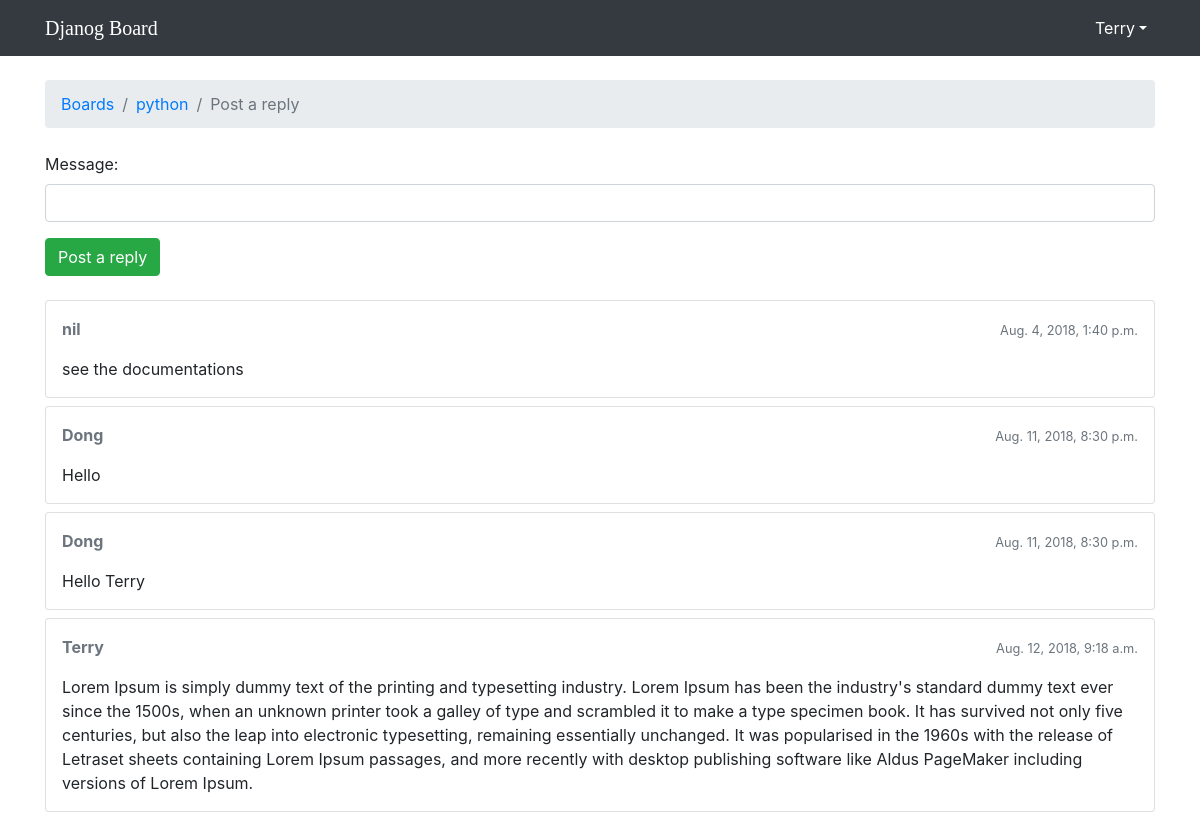
Screenshot of /boards/1/topics/1/reply/ (signed in) with the database file from the repository.
### djforum/models.py (models this page shows, shortened)
class Topic(models.Model):
	subject = models.CharField(max_length = 255)
	last_updated = models.DateTimeField(auto_now_add = True)
	board = models.ForeignKey(Board, on_delete = models.CASCADE, related_name = 'topics')
	starter = models.ForeignKey(User, on_delete = models.CASCADE, related_name = 'topics')
	views = models.PositiveIntegerField(default = 0)

class Board(models.Model):
	name = models.CharField(max_length = 255)
	description = models.CharField(max_length = 255)

class Post(models.Model):
	message = models.CharField(max_length = 4000)
	topic = models.ForeignKey(Topic, on_delete = models.CASCADE, related_name = 'posts')
	created_at = models.DateTimeField(auto_now_add = True, null = True)
	updated_at = models.DateTimeField(null = True)
	created_by = models.ForeignKey(User, on_delete = models.CASCADE, related_name = 'posts')
	updated_by = models.ForeignKey(User, on_delete = models.CASCADE, null = True, related_name = '+')

### djforum/views.py (the view)
# urls.py: path('boards/<int:pk>/topics/<int:topic_pk>/reply/', views.reply_topic, name = 'reply_topic'),
@login_required
def reply_topic(request, pk, topic_pk):
	topic = get_object_or_404(Topic, board__pk = pk, pk = topic_pk)
	if request.method == 'POST':
		form = PostForm(request.POST)
		if form.is_valid():
			post = form.save(commit = False)
			post.topic = topic
			post.created_by = request.user
			post.save()
			return redirect('topic_posts', pk = pk, topic_pk = topic_pk)
	else:
		form = PostForm()
	return render(request, 'reply_topic.html', {'topic': topic, 'form': form})

### djforum/forms.py
class PostForm(forms.ModelForm):
	class Meta:
		model = Post
		fields = ['message', ]

### djforum/templatetags/form_tags.py (called while the page is built)
@register.filter
def input_class(bound_field):
	css_class = ''
	if bound_field.form.is_bound:
		if bound_field.errors:
			css_class = 'is-invalid'
		elif field_type(bound_field) != 'PasswordInput':
			css_class = 'is-valid'
	return 'form-control {}'.format(css_class)

### templates/reply_topic.html (shortened to what this page needs)
{% extends 'base.html' %}
{% load static %}
{% block breadcrumb %}
	<li class="breadcrumb-item"><a href="{% url 'home' %}">Boards</a></li>
	<li class="breadcrumb-item"><a href="{% url 'board_topics' topic.board.pk %}">{{topic.board.name}}</a></li>
	<li class="breadcrumb-item active">Post a reply</li>
{% endblock breadcrumb %}
{% block content %}
	<form action="" method="post" class="mb-4">
		{% include 'includes/form.html' %}
		<button type="submit" class="btn btn-success">Post a reply</button>
	</form>
	{% for post in topic.posts.all %}
		<div class="card mb-2">
			<div class="card-body p-3">
				<div class="row mb-3">
					<div class="col-6">
						<strong class="text-muted">{{post.created_by.username}}</strong>
					</div>
					<div class="col-6 text-right">
						<small class="text-muted">{{post.created_at}}</small>
					</div>
				</div>
				{{post.message}}
			</div>
		</div>
	{% endfor %}
{% endblock content %}

### templates/base.html (shortened to what this page needs)
{% load static %}
<!DOCTYPE html>
<html lang="en">
<head>
	<link rel="stylesheet" href="{% static 'css/bootstrap.min.css' %}">
	<link rel="stylesheet" href="{% static 'css/apps.css' %}">
</head>
<body>
	{% block body %}
		<nav class="navbar navbar-expand-lg navbar-dark bg-dark">
			<div class="container">
			  <a class="navbar-brand" href="{% url 'home' %}">Djanog Board</a>
			  <div class="collapse navbar-collapse" id="navbarTogglerDemo02">
			    {% if user.is_authenticated %}
			    <ul class="navbar-nav ml-auto mt-2 mt-lg-0">
			      <li class="nav-item active">
			        <a class="nav-link dropdown-toggle" id="navbarDropdown" data-toggle="dropdown" aria-haspopup="true" aria-expanded="false" href="#">{{user.username}}</a>
			      </li>
			     </ul>
			     {% else %}
			     	<form action="" class="form-inline ml-auto">
			     		<a href="{% url 'login' %}" class="btn btn-outline-secondary">Log in</a>
			     		<a href="{% url 'signup' %}" class="btn btn-primary ml-2">SignUp</a>
			     	</form>
			     {% endif %}
			  </div>
			 </div>
		</nav>
		<div class="container">
			<ol class="breadcrumb my-4">
				{% block breadcrumb %}
				{% endblock breadcrumb %}
			</ol>
			{% block content %}
			{% endblock content %}
		</div>
	{% endblock body %}
</body>
</html>

### static/css/apps.css (style rules this page uses)
.navbar-brand { font-family: 'Peralta', cursive; }

### rows the page displays
Topic: board.name "python"
Post: created_by.username "nil", created_at "Aug. 4, 2018, 1:40 p.m.", message "see the documentations"
Post: created_by.username "Dong", created_at "Aug. 11, 2018, 8:30 p.m.", message "Hello"
Post: created_by.username "Dong", created_at "Aug. 11, 2018, 8:30 p.m.", message "Hello Terry"
Post: created_by.username "Terry", created_at "Aug. 12, 2018, 9:18 a.m.", message "Lorem Ipsum is simply dummy text of the printing and typesetting industry. Lorem Ipsum has been the industry's standard dummy text ever since the 1500s, when an unknown printer took a galley of type and scrambled it to make a type specimen book. It has survived not only five centuries, but also the leap into electronic typesetting, remaining essentially unchanged. It was popularised in the 1960s with the release of Letraset sheets containing Lorem Ipsum passages, and more recently with desktop publishing software like Aldus PageMaker including versions of Lorem Ipsum."

### other values shown
{{ user.username }} "Terry"
{{ field.label_tag }} "Message:"
